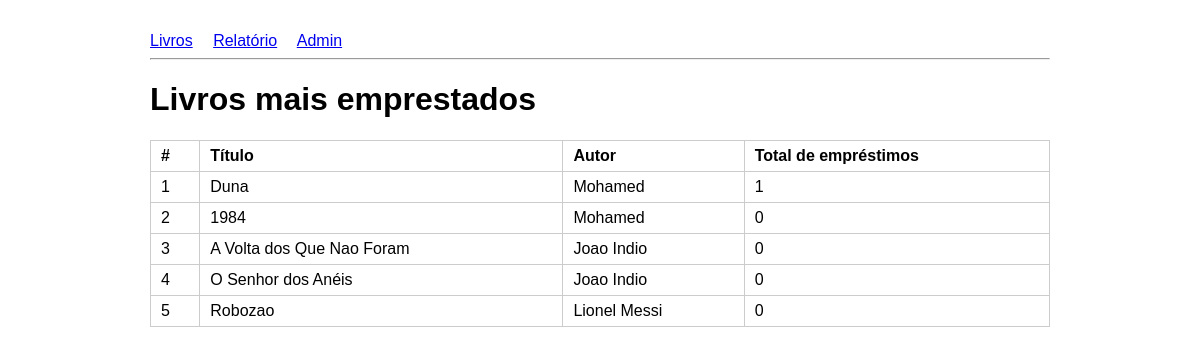
The page /relatorio/ on the database its author committed.
### biblioteca/models.py (models this page shows, shortened)
class Livro(models.Model):
    titulo = models.CharField(max_length=200)
    autor = models.ForeignKey(Autor, on_delete=models.CASCADE, related_name='livros')
    isbn = models.CharField(max_length=20, unique=True)
    copias_totais = models.PositiveIntegerField()
    copias_disponiveis = models.PositiveIntegerField()

class Autor(models.Model):
    nome = models.CharField(max_length=150)
    nacionalidade = models.CharField(max_length=80)
    data_nascimento = models.DateField(null=True, blank=True)

### biblioteca/views.py (the view)
# urls.py: path('relatorio/', views.relatorio_livros, name='relatorio_livros'),
def relatorio_livros(request):
    livros = Livro.objects.annotate(
        total_emprestimos=Count('emprestimo')
    ).order_by('-total_emprestimos', 'titulo')
    return render(request, 'biblioteca/relatorio_livros.html', {'livros': livros})

### biblioteca/templates/biblioteca/relatorio_livros.html (shortened to what this page needs)
{% extends 'biblioteca/base.html' %}
{% block conteudo %}
<h1>Livros mais emprestados</h1>
<table>
<tr>
<th>#</th>
<th>Título</th>
<th>Autor</th>
<th>Total de empréstimos</th>
</tr>
{% for livro in livros %}
<tr>
<td>{{ forloop.counter }}</td>
<td>{{ livro.titulo }}</td>
<td>{{ livro.autor.nome }}</td>
<td>{{ livro.total_emprestimos }}</td>
</tr>
{% empty %}
<tr><td colspan="4">Sem dados.</td></tr>
{% endfor %}
</table>
{% endblock %}

### biblioteca/templates/biblioteca/base.html (style rules this page uses)
body { font-family: Arial, sans-serif; max-width: 900px; margin: 2rem auto; padding: 0 1rem; }
table { border-collapse: collapse; width: 100%; }
th, td { border: 1px solid #ccc; padding: 6px 10px; text-align: left; }

### rows shown on the page
Livro: titulo "Duna", autor.nome "Mohamed", total_emprestimos "1"
Livro: titulo "1984", autor.nome "Mohamed", total_emprestimos "0"
Livro: titulo "A Volta dos Que Nao Foram", autor.nome "Joao Indio", total_emprestimos "0"
Livro: titulo "O Senhor dos Anéis", autor.nome "Joao Indio", total_emprestimos "0"
Livro: titulo "Robozao", autor.nome "Lionel Messi", total_emprestimos "0"
